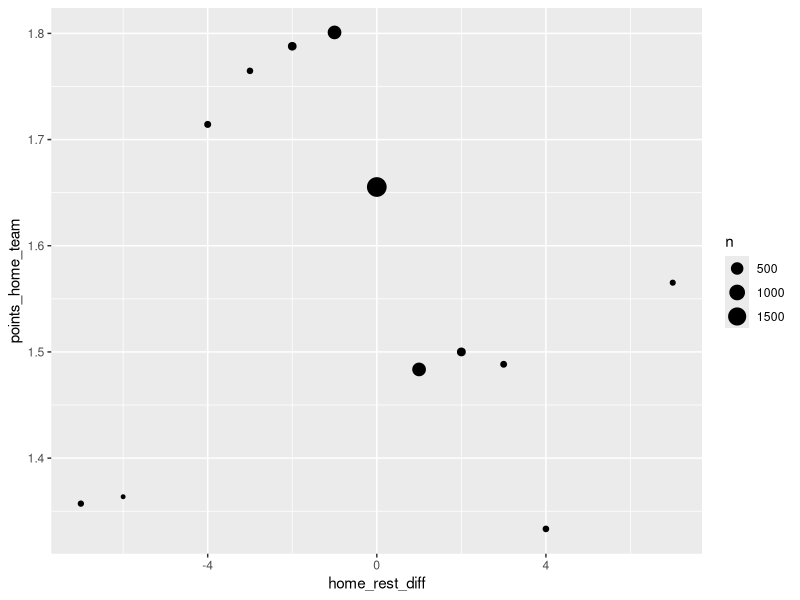

This chart was generated by the following R code: (Note: this script raises an error after producing the figure.)
# This code has the objective of replicating the analysis made by 
# Krumer and Lechner to the EPL in order to study the causal effect 
# of playing on midweek 


###### ------------ 01. LIBRARIES AND DATA ----------------------------

# The data preparation has already been done

rm(list = ls())
{
  library(lubridate)
  library(tidyverse)
}


# We read the data 

data_midweek <- read_csv("data_midweek_final.csv")

#

###### ------------ 02. DESCRIPTIVE STATISTICS ----------------------------

# We start by thinking that the midweek assignment has some causal effect 
# on game outcomes

data_midweek %>% 
  group_by(midweek) %>% 
  tally()

data_midweek %>% 
  group_by(midweek, wday(date)) %>% 
  tally()


desc_stats <- data_midweek %>% 
  group_by(midweek) %>% 
  summarize(
    points_home_team = mean(points_home),
    points_away_team = mean(points_away),
    goals_home_team = mean(fthg),
    goals_away_team = mean(ftag),
    shots_home_team = mean(hs),
    shots_away_team = mean(as),
    shots_ot_home_team = mean(hst),
    shots_ot_away_team = mean(ast),
    fouls_home_team = mean(hf),
    fouls_away_team = mean(af),
    yellow_cards_home_team = mean(hy),
    yellow_cards_away_team = mean(ay),
    red_cards_home_team = mean(hr),
    red_cards_away_team = mean(ar)
  )


# Maybe by short week we can find some difference

data_midweek %>% 
  group_by(ht_short_week) %>% 
  summarize(points_home_team = mean(points_home),
            points_away_team = mean(points_away))


data_midweek %>% 
  group_by(at_short_week) %>% 
  summarize(points_home_team = mean(points_home),
            points_away_team = mean(points_away))

# Maybe if we look at rest *differential* as well, we can get some difference

rest_days <- data_midweek %>% 
  dplyr::select(date, season, home_team, away_team) %>% 
  pivot_longer(home_team:away_team) %>% 
  dplyr::select(-name) %>% 
  arrange(value, date) %>% 
  group_by(season) %>% 
  mutate(rest_days = as.numeric(date - lag(date)))

data_midweek %>% 
  left_join(rest_days %>% 
              rename(home_rest_days = rest_days),
            by = c('date', 'season', 'home_team' = 'value')) %>% 
  left_join(rest_days %>% 
              rename(away_rest_days = rest_days),
            by = c('date', 'season', 'away_team' = 'value')) %>% 
  mutate(home_rest_diff = home_rest_days - away_rest_days,
         away_rest_diff = away_rest_days - home_rest_days) %>% 
  group_by(home_rest_diff) %>% 
  summarise(points_home_team = mean(points_home),
            points_away_team = mean(points_away),
            n = n()) %>% 
  ungroup() %>% 
  filter(!is.na(home_rest_diff) & between(home_rest_diff,-21,21), n>=10) %>% 
  ggplot(data = .) + 
  geom_point(aes(x = home_rest_diff, y = points_home_team, size = n))

# What is the distribution of 

data_midweek %>% 
  dplyr::select(date, season, home_team, away_team, midweek) %>% 
  pivot_longer(home_team:away_team) %>% 
  group_by(value, season) %>% 
  summarise(total_midweek = sum(midweek)) %>% 
  ungroup() %>% 
  pull(total_midweek) %>% 
  summary()


# There seems to be a difference in the % of matches each team 
# played midweek as host
data_midweek %>% 
  group_by(home_team, midweek) %>% 
  tally() %>%
  ungroup() %>% spread(key = midweek, value = n) %>% 
  mutate(percentage_mw = `1`/(`1` + `0`)*100) %>% 
  arrange(desc(percentage_mw)) %>% View()

data_midweek %>% 
  group_by(home_team, midweek, season) %>% 
  tally() %>%
  ungroup() %>% spread(key = midweek, value = n) %>% 
  mutate(percentage_mw = `1`/(`1` + `0`)*100) %>% 
  arrange(desc(percentage_mw)) %>% View()


# Midweek assignation does not seem to be randomly assigned after all 


# We are going to assume conditional independence between X (midweek games)
# and the outcome Y (points)

# Now, we do not now exactly how the assignment is made, only that it takes into account:
# - International matches
# - Christmas day (Boxing Day matches and New Year)

data_midweek <- data_midweek %>% 
  mutate(Holidays = case_when(
    (month(date) == 12 & day(date)>=25) | (month(date) == 1 & day(date) <= 2) ~ 1,
    TRUE ~0
  ))

# We are going to define the set Z as acn, before_national_comps, after_national_comps, 
# ln_capacity, distance and Holidays in order to estimate P(X|Z) and then apply IPW


XZmodel <- glm(as.factor(midweek) ~ as.factor(acn) + as.factor(before_national_comps) + 
                 as.factor(after_national_comps) + 
                 ln_capacity + distance + as.factor(Holidays) , 
               family = "binomial",
               data = data_midweek)

summary(XZmodel)


# What to do with all the non-significant variables?
# Should we do variable selection first?
# When should we consider second order terms and interactions?


pX_Z <- ifelse(data_midweek$midweek == 0, 1 - predict(XZmodel, type = "response"),
               predict(XZmodel, type = "response"))


data_midweek$w <- 1/pX_Z


# We now try to estimate the ACE using these weights 


# We want to look at the point differential by home vs away

data_midweek %>%
  select(date, season, points_home, points_away) %>% 
  pivot_longer(points_home:points_away) %>% 
  mutate(team = str_extract(name, '(home)|(away)')) %>% 
  group_by(team, season) %>% 
  summarise(mean_points = mean(value)) %>% 
  ungroup() %>% 
  pivot_wider(id_cols = season,
              names_from = team, 
              values_from = mean_points) %>% 
  arrange(season) %>% 
  mutate(home_team_adv = home - away)

# Point differential midweek by season

data_midweek %>%
  select(date, season, midweek, points_home, points_away) %>% 
  pivot_longer(points_home:points_away) %>% 
  mutate(team = str_extract(name, '(home)|(away)')) %>% 
  group_by(team, season, midweek) %>% 
  summarise(mean_points = mean(value)) %>% 
  ungroup() %>% 
  pivot_wider(id_cols = c(season,midweek),
              names_from = team, 
              values_from = mean_points) %>% 
  arrange(season) %>% 
  mutate(home_team_adv = home - away,
         midweek = ifelse(midweek == 1, 'is_midweek', 'is_not_midweek')) %>% 
  select(-home, -away) %>% 
  pivot_wider(id_cols = season,
              names_from = midweek,
              values_from = home_team_adv) %>% 
  mutate(midweek_change = is_midweek - is_not_midweek)

# Point differential by team by midweek

points_by_midweek <- data_midweek %>%
  mutate(id_val = row_number()) %>% 
  select(id_val, home_team, away_team) %>% 
  pivot_longer(home_team:away_team) %>% 
  mutate(name = str_extract(name, '(home)|(away)')) %>% 
  rename(team = value) %>% 
  left_join(data_midweek %>% 
              mutate(id_val = row_number()) %>% 
              select(id_val, midweek, points_home, points_away) %>% 
              pivot_longer(points_home:points_away) %>% 
              mutate(name = str_extract(name, '(home)|(away)')) %>% 
              rename(points = value),
            by = c('id_val', 'name')) %>% 
  group_by(name, team, midweek) %>% 
  summarise(mean_points = mean(points)) %>% 
  ungroup() %>% 
  mutate(midweek = ifelse(midweek == 1, 'is_midweek', 'is_not_midweek')) %>% 
  pivot_wider(id_cols = c(team,name), names_from = midweek, values_from = mean_points) %>% 
  filter(name == 'home') %>% 
  mutate(diff = is_not_midweek - is_midweek) %>% 
  arrange(desc(diff)) %>% 
  left_join(data_midweek %>% 
              group_by(home_team) %>% 
              summarise(n_midweek = sum(midweek)) %>% 
              ungroup() %>% 
              rename(team = home_team),
            by = 'team') 

points_by_midweek <- points_by_midweek %>% 
  mutate(team = factor(team, levels = points_by_midweek$team))

ggplot(data = points_by_midweek) + 
  geom_col(aes(x = team, y = diff, fill =n_midweek)) + 
  theme(axis.text.x = element_text(angle = 90))
  

pivot_longer(home_team:points_away) %>% 
  mutate(team = str_extract(name, '(home)|(away)')) %>% 
  group_by(team, season, midweek) %>% 
  summarise(mean_points = mean(value)) %>% 
  ungroup() %>% 
  pivot_wider(id_cols = c(season,midweek),
              names_from = team, 
              values_from = mean_points) %>% 
  arrange(season) %>% 
  mutate(home_team_adv = home - away,
         midweek = ifelse(midweek == 1, 'is_midweek', 'is_not_midweek')) %>% 
  select(-home, -away) %>% 
  pivot_wider(id_cols = season,
              names_from = midweek,
              values_from = home_team_adv) %>% 
  mutate(midweek_change = is_midweek - is_not_midweek)

# Percentage of matches played midweek by team

data_midweek %>% 
  select(season, date,home_team, away_team, midweek) %>% 
  pivot_longer(home_team:away_team) %>% 
  mutate(name = str_extract(name, '(home)|(away)')) %>% 
  group_by(name, value) %>% 
  summarise(n_midweek = sum(midweek),
            n_weekend = sum(1-midweek)) %>% 
  ungroup() %>% 
  group_by(value) %>% 
  mutate(midweek_perc = n_midweek / (sum(n_midweek) + sum(n_weekend))) %>% 
  select(-n_midweek, -n_weekend) %>% 
  pivot_wider(id_cols = value, names_from = name, values_from = midweek_perc) %>% 
  rename(away_midweek_match_perc = away,
         home_midweek_match_perc = home) %>% 
  mutate(total_midweek_match_perc = home_midweek_match_perc + away_midweek_match_perc) %>% 
  arrange(desc(total_midweek_match_perc))
